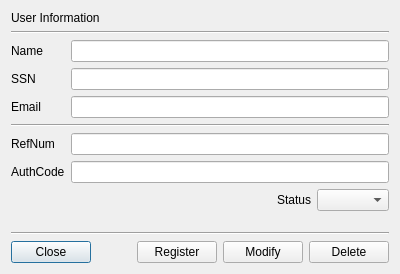
<?xml version="1.0" encoding="UTF-8"?>
<ui version="4.0">
 <class>UserDlg</class>
 <widget class="QDialog" name="UserDlg">
  <property name="geometry">
   <rect>
    <x>0</x>
    <y>0</y>
    <width>400</width>
    <height>274</height>
   </rect>
  </property>
  <property name="windowTitle">
   <string>Register user dialog</string>
  </property>
  <layout class="QGridLayout" name="gridLayout">
   <item row="6" column="1">
    <widget class="QLineEdit" name="mRefNumText"/>
   </item>
   <item row="1" column="0" colspan="2">
    <widget class="Line" name="line_2">
     <property name="orientation">
      <enum>Qt::Horizontal</enum>
     </property>
    </widget>
   </item>
   <item row="7" column="0">
    <widget class="QLabel" name="mAuthCodeLabel">
     <property name="text">
      <string>AuthCode</string>
     </property>
    </widget>
   </item>
   <item row="7" column="1">
    <widget class="QLineEdit" name="mAuthCodeText"/>
   </item>
   <item row="0" column="0" colspan="2">
    <widget class="QLabel" name="label">
     <property name="text">
      <string>User Information</string>
     </property>
    </widget>
   </item>
   <item row="6" column="0">
    <widget class="QLabel" name="mRefNumLabel">
     <property name="text">
      <string>RefNum</string>
     </property>
    </widget>
   </item>
   <item row="4" column="0">
    <widget class="QLabel" name="label_4">
     <property name="text">
      <string>Email</string>
     </property>
    </widget>
   </item>
   <item row="4" column="1">
    <widget class="QLineEdit" name="mEmailText"/>
   </item>
   <item row="11" column="0" colspan="2">
    <layout class="QGridLayout" name="gridLayout_2">
     <item row="0" column="0">
      <widget class="QPushButton" name="mCloseBtn">
       <property name="text">
        <string>Close</string>
       </property>
      </widget>
     </item>
     <item row="0" column="4">
      <widget class="QPushButton" name="mDeleteBtn">
       <property name="text">
        <string>Delete</string>
       </property>
      </widget>
     </item>
     <item row="0" column="2">
      <widget class="QPushButton" name="mRegisterBtn">
       <property name="text">
        <string>Register</string>
       </property>
      </widget>
     </item>
     <item row="0" column="3">
      <widget class="QPushButton" name="mModifyBtn">
       <property name="text">
        <string>Modify</string>
       </property>
      </widget>
     </item>
     <item row="0" column="1">
      <spacer name="horizontalSpacer">
       <property name="orientation">
        <enum>Qt::Horizontal</enum>
       </property>
       <property name="sizeHint" stdset="0">
        <size>
         <width>40</width>
         <height>20</height>
        </size>
       </property>
      </spacer>
     </item>
    </layout>
   </item>
   <item row="2" column="1">
    <widget class="QLineEdit" name="mNameText"/>
   </item>
   <item row="3" column="1">
    <widget class="QLineEdit" name="mSSNText"/>
   </item>
   <item row="10" column="0" colspan="2">
    <widget class="Line" name="line">
     <property name="orientation">
      <enum>Qt::Horizontal</enum>
     </property>
    </widget>
   </item>
   <item row="5" column="0" colspan="2">
    <widget class="Line" name="line_3">
     <property name="orientation">
      <enum>Qt::Horizontal</enum>
     </property>
    </widget>
   </item>
   <item row="9" column="1">
    <spacer name="verticalSpacer">
     <property name="orientation">
      <enum>Qt::Vertical</enum>
     </property>
     <property name="sizeHint" stdset="0">
      <size>
       <width>20</width>
       <height>40</height>
      </size>
     </property>
    </spacer>
   </item>
   <item row="2" column="0">
    <widget class="QLabel" name="label_2">
     <property name="text">
      <string>Name</string>
     </property>
    </widget>
   </item>
   <item row="3" column="0">
    <widget class="QLabel" name="label_3">
     <property name="text">
      <string>SSN</string>
     </property>
    </widget>
   </item>
   <item row="8" column="0" colspan="2">
    <layout class="QGridLayout" name="gridLayout_3">
     <property name="topMargin">
      <number>0</number>
     </property>
     <item row="0" column="2">
      <widget class="QComboBox" name="mStatusCombo"/>
     </item>
     <item row="0" column="1">
      <widget class="QLabel" name="mStatusLabel">
       <property name="text">
        <string>Status</string>
       </property>
      </widget>
     </item>
     <item row="0" column="0">
      <spacer name="horizontalSpacer_2">
       <property name="orientation">
        <enum>Qt::Horizontal</enum>
       </property>
       <property name="sizeHint" stdset="0">
        <size>
         <width>40</width>
         <height>20</height>
        </size>
       </property>
      </spacer>
     </item>
    </layout>
   </item>
  </layout>
 </widget>
 <resources/>
 <connections/>
</ui>
